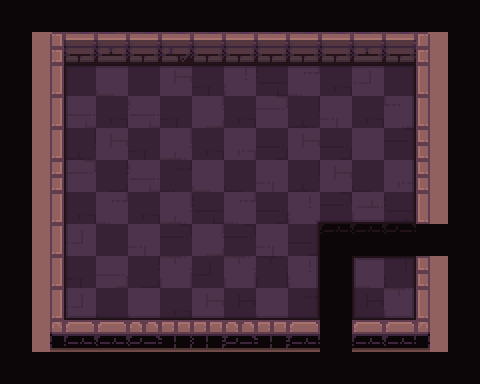

Below is a game level as drawn by its tile map, then a one-line description and the .tmx file that defines it, in full:
An orthogonal 15x12 tile map with 32x32 px tiles, 4 tile layers (path, types, ground, floor_shadow), 1 hidden layer not drawn and 32 objects (16x hero, 4x symbol, 4x egg, 2x bonfire, 2x switch, ...).

<map version="1.2" tiledversion="2019.03.13" orientation="orthogonal" renderorder="right-down" width="15" height="12" tilewidth="32" tileheight="32" infinite="0" nextlayerid="117" nextobjectid="64">
 <tileset firstgid="1" name="tileset" tilewidth="32" tileheight="32" spacing="2" margin="1" tilecount="200" columns="10">
  <image source="tileset.png" trans="000000" width="340" height="680" />
  <terraintypes>
   <terrain name="floor" tile="79" />
   <terrain name="wall" tile="69" />
   <terrain name="hole" tile="78" />
   <terrain name="infected" tile="77" />
  </terraintypes>
 </tileset>
 <layer id="105" name="checkers" width="15" height="12" visible="0">
  <data encoding="csv">
0,69,0,69,0,69,0,69,0,69,0,69,0,69,0,
69,0,69,0,69,0,69,0,69,0,69,0,69,0,69,
0,69,0,69,0,69,0,69,0,69,0,69,0,69,0,
69,0,69,0,69,0,69,0,69,0,69,0,69,0,69,
0,69,0,69,0,69,0,69,0,69,0,69,0,69,0,
69,0,69,0,69,0,69,0,69,0,69,0,69,0,69,
0,69,0,69,0,69,0,69,0,69,0,69,0,69,0,
69,0,69,0,69,0,69,0,69,0,69,0,69,0,69,
0,69,0,69,0,69,0,69,0,69,0,69,0,69,0,
69,0,69,0,69,0,69,0,69,0,69,0,69,0,69,
0,69,0,69,0,69,0,69,0,69,0,69,0,69,0,
69,0,69,0,69,0,69,0,69,0,69,0,69,0,69
</data>
 </layer>
 <layer id="106" name="path" width="15" height="12">
  <data encoding="csv">
0,0,0,0,0,0,0,0,0,0,0,0,0,0,0,
0,0,0,0,0,0,0,0,0,0,0,0,0,0,0,
0,0,80,80,80,80,80,80,80,80,80,80,80,0,0,
0,0,80,80,80,80,80,80,80,80,80,80,80,0,0,
0,0,80,80,80,80,80,80,80,80,80,80,80,0,0,
0,0,80,80,80,80,80,80,80,80,80,80,80,0,0,
0,0,80,80,80,80,80,80,80,80,80,80,80,0,0,
0,0,80,80,80,80,80,80,80,80,79,79,79,0,0,
0,0,80,80,80,80,80,80,80,80,79,80,80,0,0,
0,0,80,80,80,80,80,80,80,80,79,80,80,0,0,
0,0,0,0,0,0,0,0,0,0,0,0,0,0,0,
0,0,0,0,0,0,0,0,0,0,0,0,0,0,0
</data>
 </layer>
 <objectgroup id="14" name="camera">
  <object id="12" name="frame" type="frame" x="50" y="32.333" width="378.333" height="301.485" />
 </objectgroup>
 <objectgroup id="2" name="objects">
  <object id="37" name="arrow" type="symbol" x="113" y="180">
   <properties>
    <property name="symbol" value="arrow_s" />
   </properties>
   <point />
  </object>
  <object id="35" name="arrow" type="symbol" x="144" y="243">
   <properties>
    <property name="symbol" value="arrow_e" />
   </properties>
   <point />
  </object>
  <object id="38" name="cross" type="symbol" x="237" y="246">
   <properties>
    <property name="symbol" value="cross" />
   </properties>
   <point />
  </object>
  <object id="36" name="cross" type="symbol" x="213" y="250">
   <properties>
    <property name="symbol" value="cross" />
   </properties>
   <point />
  </object>
  <object id="9" name="hero" type="hero" x="144" y="147.333">
   <point />
  </object>
  <object id="28" name="egg" type="egg" x="80" y="86">
   <properties>
    <property name="value" type="int" value="9" />
   </properties>
   <point />
  </object>
  <object id="31" name="bonfire" type="bonfire" x="235" y="215">
   <properties>
    <property name="value" type="int" value="7" />
   </properties>
   <point />
  </object>
  <object id="32" name="switch" type="switch" x="336" y="213">
   <properties>
    <property name="autoDisable" type="bool" value="true" />
   </properties>
   <point />
  </object>
  <object id="39" name="bonfire" type="bonfire" x="207" y="213">
   <properties>
    <property name="enabled" type="bool" value="true" />
   </properties>
   <point />
  </object>
  <object id="42" name="cauldron" type="cauldron" x="143" y="183">
   <properties>
    <property name="enabled" type="bool" value="true" />
   </properties>
   <point />
  </object>
  <object id="43" name="hero" type="hero" x="173" y="216">
   <point />
  </object>
  <object id="44" name="egg" type="egg" x="305" y="278">
   <properties>
    <property name="value" type="int" value="78" />
   </properties>
   <point />
  </object>
  <object id="45" name="npc" type="npc" x="111" y="240">
   <properties>
    <property name="race" value="ogre" />
   </properties>
   <point />
  </object>
  <object id="46" name="spikes" type="spikes" x="113" y="245">
   <properties>
    <property name="enabled" type="bool" value="false" />
    <property name="triggers" value="32,47" />
   </properties>
   <point />
  </object>
  <object id="47" name="switch" type="switch" x="369" y="183">
   <properties>
    <property name="autoDisable" type="bool" value="true" />
   </properties>
   <point />
  </object>
  <object id="48" name="hero" type="hero" x="336" y="120">
   <point />
  </object>
  <object id="49" name="hero" type="hero" x="302" y="88">
   <point />
  </object>
  <object id="50" name="hero" type="hero" x="398" y="83">
   <point />
  </object>
  <object id="51" name="hero" type="hero" x="176" y="303">
   <point />
  </object>
  <object id="52" name="hero" type="hero" x="82" y="306">
   <point />
  </object>
  <object id="53" name="hero" type="hero" x="80" y="83">
   <point />
  </object>
  <object id="54" name="hero" type="hero" x="117" y="83">
   <point />
  </object>
  <object id="55" name="hero" type="hero" x="151" y="80">
   <point />
  </object>
  <object id="56" name="hero" type="hero" x="182" y="82">
   <point />
  </object>
  <object id="57" name="hero" type="hero" x="113" y="308">
   <point />
  </object>
  <object id="58" name="hero" type="hero" x="78" y="246">
   <point />
  </object>
  <object id="59" name="hero" type="hero" x="366" y="303">
   <point />
  </object>
  <object id="60" name="hero" type="hero" x="238" y="306">
   <point />
  </object>
  <object id="61" name="hero" type="hero" x="205" y="310">
   <point />
  </object>
  <object id="62" name="egg" type="egg" x="368" y="82">
   <properties>
    <property name="value" type="int" value="9" />
   </properties>
   <point />
  </object>
  <object id="63" name="egg" type="egg" x="81" y="303">
   <properties>
    <property name="value" type="int" value="9" />
   </properties>
   <point />
  </object>
 </objectgroup>
 <layer id="114" name="types" width="15" height="12">
  <data encoding="csv">
79,79,79,79,79,79,79,79,79,79,79,79,79,79,79,
79,70,70,70,70,70,70,70,70,70,70,70,70,70,79,
79,70,80,80,80,80,80,80,80,80,80,80,80,70,79,
79,70,80,80,80,80,80,80,80,80,80,80,80,70,79,
79,70,80,80,80,80,80,80,80,80,80,80,80,70,79,
79,70,80,80,80,80,80,80,80,80,80,80,80,70,79,
79,70,80,80,80,80,80,80,80,80,80,80,80,70,79,
79,70,80,80,80,80,80,80,80,80,79,79,79,79,79,
79,70,80,80,80,80,80,80,80,80,79,80,80,70,79,
79,70,80,80,80,80,80,80,80,80,79,80,80,70,79,
79,70,70,70,70,70,70,70,70,70,79,70,70,70,79,
79,79,79,79,79,79,79,79,79,79,79,79,79,79,79
</data>
 </layer>
 <layer id="115" name="ground" width="15" height="12">
  <data encoding="csv">
0,0,0,0,0,0,0,0,0,0,0,0,0,0,0,
0,1,2,3,5,4,5,2,5,5,5,3,2,6,0,
0,11,19,134,19,132,30,154,38,121,27,151,19,16,0,
0,11,152,27,152,30,131,27,142,8,144,27,124,16,0,
0,11,8,132,30,122,27,141,9,132,9,133,28,26,0,
0,21,142,17,152,7,134,20,144,8,132,20,141,26,0,
0,11,27,121,27,122,38,121,9,154,28,153,38,16,0,
0,11,151,19,144,28,131,28,144,9,62,62,63,0,0,
0,11,30,123,17,143,37,143,29,154,0,134,40,26,0,
0,31,151,20,134,27,132,18,134,7,0,18,143,36,0,
0,41,42,42,43,53,53,43,53,42,0,42,45,46,0,
0,0,0,0,0,0,0,0,0,0,0,0,0,0,0
</data>
 </layer>
 <layer id="116" name="floor_shadow" width="15" height="12">
  <data encoding="csv">
0,0,0,0,0,0,0,0,0,0,0,0,0,0,0,
0,0,0,0,0,0,0,0,0,0,0,0,0,0,0,
0,0,12,13,13,13,13,13,13,13,13,13,15,0,0,
0,0,22,0,0,0,0,0,0,0,0,0,25,0,0,
0,0,22,0,0,0,0,0,0,0,0,0,25,0,0,
0,0,22,0,0,0,0,0,0,0,0,0,25,0,0,
0,0,22,0,0,0,0,0,0,106,33,33,35,0,0,
0,0,22,0,0,0,0,0,0,25,0,0,0,0,0,
0,0,22,0,0,0,0,0,0,25,0,12,15,0,0,
0,0,32,33,33,33,33,33,33,35,0,32,35,0,0,
0,0,0,0,0,0,0,0,0,0,0,0,0,0,0,
0,0,0,0,0,0,0,0,0,0,0,0,0,0,0
</data>
 </layer>
</map>
